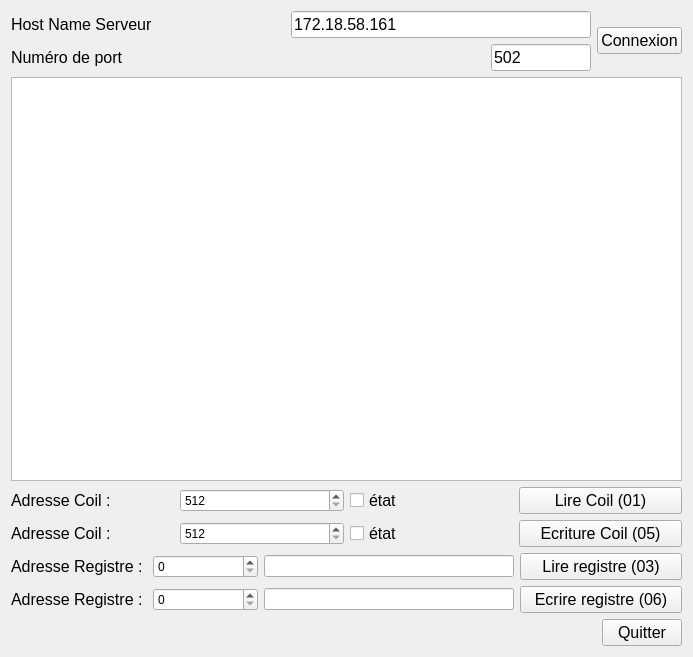
<?xml version="1.0" encoding="UTF-8"?>
<ui version="4.0">
 <class>IhmSocket</class>
 <widget class="QWidget" name="IhmSocket">
  <property name="geometry">
   <rect>
    <x>0</x>
    <y>0</y>
    <width>693</width>
    <height>657</height>
   </rect>
  </property>
  <property name="windowTitle">
   <string>Client ModBUS TCP</string>
  </property>
  <layout class="QHBoxLayout" name="horizontalLayout_9">
   <item>
    <layout class="QVBoxLayout" name="verticalLayout_2">
     <item>
      <layout class="QHBoxLayout" name="horizontalLayout_4">
       <item>
        <layout class="QVBoxLayout" name="verticalLayout">
         <item>
          <layout class="QHBoxLayout" name="horizontalLayout_2">
           <item>
            <widget class="QLabel" name="label">
             <property name="font">
              <font>
               <pointsize>12</pointsize>
              </font>
             </property>
             <property name="text">
              <string>Host Name Serveur</string>
             </property>
            </widget>
           </item>
           <item>
            <spacer name="horizontalSpacer">
             <property name="orientation">
              <enum>Qt::Horizontal</enum>
             </property>
             <property name="sizeHint" stdset="0">
              <size>
               <width>13</width>
               <height>20</height>
              </size>
             </property>
            </spacer>
           </item>
           <item>
            <widget class="QLineEdit" name="lineEditAdresse">
             <property name="minimumSize">
              <size>
               <width>300</width>
               <height>0</height>
              </size>
             </property>
             <property name="font">
              <font>
               <pointsize>12</pointsize>
              </font>
             </property>
             <property name="text">
              <string>172.18.58.161</string>
             </property>
            </widget>
           </item>
          </layout>
         </item>
         <item>
          <layout class="QHBoxLayout" name="horizontalLayout">
           <item>
            <widget class="QLabel" name="label_2">
             <property name="font">
              <font>
               <pointsize>12</pointsize>
              </font>
             </property>
             <property name="text">
              <string>Numéro de port</string>
             </property>
            </widget>
           </item>
           <item>
            <spacer name="horizontalSpacer_2">
             <property name="orientation">
              <enum>Qt::Horizontal</enum>
             </property>
             <property name="sizeHint" stdset="0">
              <size>
               <width>13</width>
               <height>20</height>
              </size>
             </property>
            </spacer>
           </item>
           <item>
            <widget class="QLineEdit" name="lineEditNumeroPort">
             <property name="maximumSize">
              <size>
               <width>100</width>
               <height>16777215</height>
              </size>
             </property>
             <property name="font">
              <font>
               <pointsize>12</pointsize>
              </font>
             </property>
             <property name="text">
              <string>502</string>
             </property>
            </widget>
           </item>
          </layout>
         </item>
        </layout>
       </item>
       <item>
        <widget class="QPushButton" name="pushButtonConnexionAuServeur">
         <property name="enabled">
          <bool>true</bool>
         </property>
         <property name="font">
          <font>
           <pointsize>12</pointsize>
          </font>
         </property>
         <property name="text">
          <string>Connexion</string>
         </property>
        </widget>
       </item>
      </layout>
     </item>
     <item>
      <widget class="QTextEdit" name="textEditAfficheurEvenement">
       <property name="font">
        <font>
         <pointsize>11</pointsize>
        </font>
       </property>
      </widget>
     </item>
     <item>
      <layout class="QHBoxLayout" name="horizontalLayout_5">
       <item>
        <widget class="QLabel" name="label_3">
         <property name="font">
          <font>
           <pointsize>12</pointsize>
          </font>
         </property>
         <property name="text">
          <string>Adresse Coil : </string>
         </property>
        </widget>
       </item>
       <item>
        <widget class="QSpinBox" name="AdresseCoil">
         <property name="minimum">
          <number>512</number>
         </property>
         <property name="maximum">
          <number>767</number>
         </property>
        </widget>
       </item>
       <item>
        <widget class="QCheckBox" name="checkBoxEtat">
         <property name="font">
          <font>
           <pointsize>12</pointsize>
          </font>
         </property>
         <property name="text">
          <string>état</string>
         </property>
        </widget>
       </item>
       <item>
        <widget class="QPushButton" name="pushButtonF1">
         <property name="font">
          <font>
           <pointsize>12</pointsize>
          </font>
         </property>
         <property name="text">
          <string>Lire Coil (01)</string>
         </property>
        </widget>
       </item>
      </layout>
     </item>
     <item>
      <layout class="QHBoxLayout" name="horizontalLayout_6">
       <item>
        <widget class="QLabel" name="label_4">
         <property name="font">
          <font>
           <pointsize>12</pointsize>
          </font>
         </property>
         <property name="text">
          <string>Adresse Coil : </string>
         </property>
        </widget>
       </item>
       <item>
        <widget class="QSpinBox" name="AdresseCoilEcriture">
         <property name="minimum">
          <number>512</number>
         </property>
         <property name="maximum">
          <number>767</number>
         </property>
        </widget>
       </item>
       <item>
        <widget class="QCheckBox" name="checkBoxEtatEcriture">
         <property name="font">
          <font>
           <pointsize>12</pointsize>
          </font>
         </property>
         <property name="text">
          <string>état</string>
         </property>
        </widget>
       </item>
       <item>
        <widget class="QPushButton" name="pushButtonF5">
         <property name="font">
          <font>
           <pointsize>12</pointsize>
          </font>
         </property>
         <property name="text">
          <string>Ecriture Coil (05)</string>
         </property>
        </widget>
       </item>
      </layout>
     </item>
     <item>
      <layout class="QHBoxLayout" name="horizontalLayout_8">
       <item>
        <widget class="QLabel" name="label_6">
         <property name="font">
          <font>
           <pointsize>12</pointsize>
          </font>
         </property>
         <property name="text">
          <string>Adresse Registre : </string>
         </property>
        </widget>
       </item>
       <item>
        <widget class="QSpinBox" name="AdresseRegistreLecture">
         <property name="minimumSize">
          <size>
           <width>100</width>
           <height>0</height>
          </size>
         </property>
         <property name="minimum">
          <number>0</number>
         </property>
         <property name="maximum">
          <number>767</number>
         </property>
         <property name="value">
          <number>0</number>
         </property>
        </widget>
       </item>
       <item>
        <widget class="QLineEdit" name="ValeurRegistreLire">
         <property name="maximumSize">
          <size>
           <width>250</width>
           <height>16777215</height>
          </size>
         </property>
        </widget>
       </item>
       <item>
        <widget class="QPushButton" name="pushButtonF3">
         <property name="minimumSize">
          <size>
           <width>162</width>
           <height>0</height>
          </size>
         </property>
         <property name="font">
          <font>
           <pointsize>12</pointsize>
          </font>
         </property>
         <property name="text">
          <string>Lire registre (03)</string>
         </property>
        </widget>
       </item>
      </layout>
     </item>
     <item>
      <layout class="QHBoxLayout" name="horizontalLayout_7">
       <item>
        <widget class="QLabel" name="label_5">
         <property name="font">
          <font>
           <pointsize>12</pointsize>
          </font>
         </property>
         <property name="text">
          <string>Adresse Registre : </string>
         </property>
        </widget>
       </item>
       <item>
        <widget class="QSpinBox" name="AdresseRegistreEcriture">
         <property name="minimumSize">
          <size>
           <width>100</width>
           <height>0</height>
          </size>
         </property>
         <property name="minimum">
          <number>0</number>
         </property>
         <property name="maximum">
          <number>767</number>
         </property>
         <property name="value">
          <number>0</number>
         </property>
        </widget>
       </item>
       <item>
        <widget class="QLineEdit" name="ValeurRegistreEcrire">
         <property name="maximumSize">
          <size>
           <width>250</width>
           <height>16777215</height>
          </size>
         </property>
        </widget>
       </item>
       <item>
        <widget class="QPushButton" name="pushButtonF6">
         <property name="minimumSize">
          <size>
           <width>162</width>
           <height>0</height>
          </size>
         </property>
         <property name="font">
          <font>
           <pointsize>12</pointsize>
          </font>
         </property>
         <property name="text">
          <string>Ecrire registre (06)</string>
         </property>
        </widget>
       </item>
      </layout>
     </item>
     <item>
      <layout class="QHBoxLayout" name="horizontalLayout_3">
       <item>
        <spacer name="horizontalSpacer_3">
         <property name="orientation">
          <enum>Qt::Horizontal</enum>
         </property>
         <property name="sizeHint" stdset="0">
          <size>
           <width>40</width>
           <height>20</height>
          </size>
         </property>
        </spacer>
       </item>
       <item>
        <widget class="QPushButton" name="pushButton_8">
         <property name="font">
          <font>
           <pointsize>12</pointsize>
          </font>
         </property>
         <property name="text">
          <string>Quitter</string>
         </property>
        </widget>
       </item>
      </layout>
     </item>
    </layout>
   </item>
  </layout>
 </widget>
 <layoutdefault spacing="6" margin="11"/>
 <resources/>
 <connections>
  <connection>
   <sender>pushButton_8</sender>
   <signal>clicked()</signal>
   <receiver>IhmSocket</receiver>
   <slot>close()</slot>
   <hints>
    <hint type="sourcelabel">
     <x>382</x>
     <y>488</y>
    </hint>
    <hint type="destinationlabel">
     <x>513</x>
     <y>491</y>
    </hint>
   </hints>
  </connection>
 </connections>
</ui>
